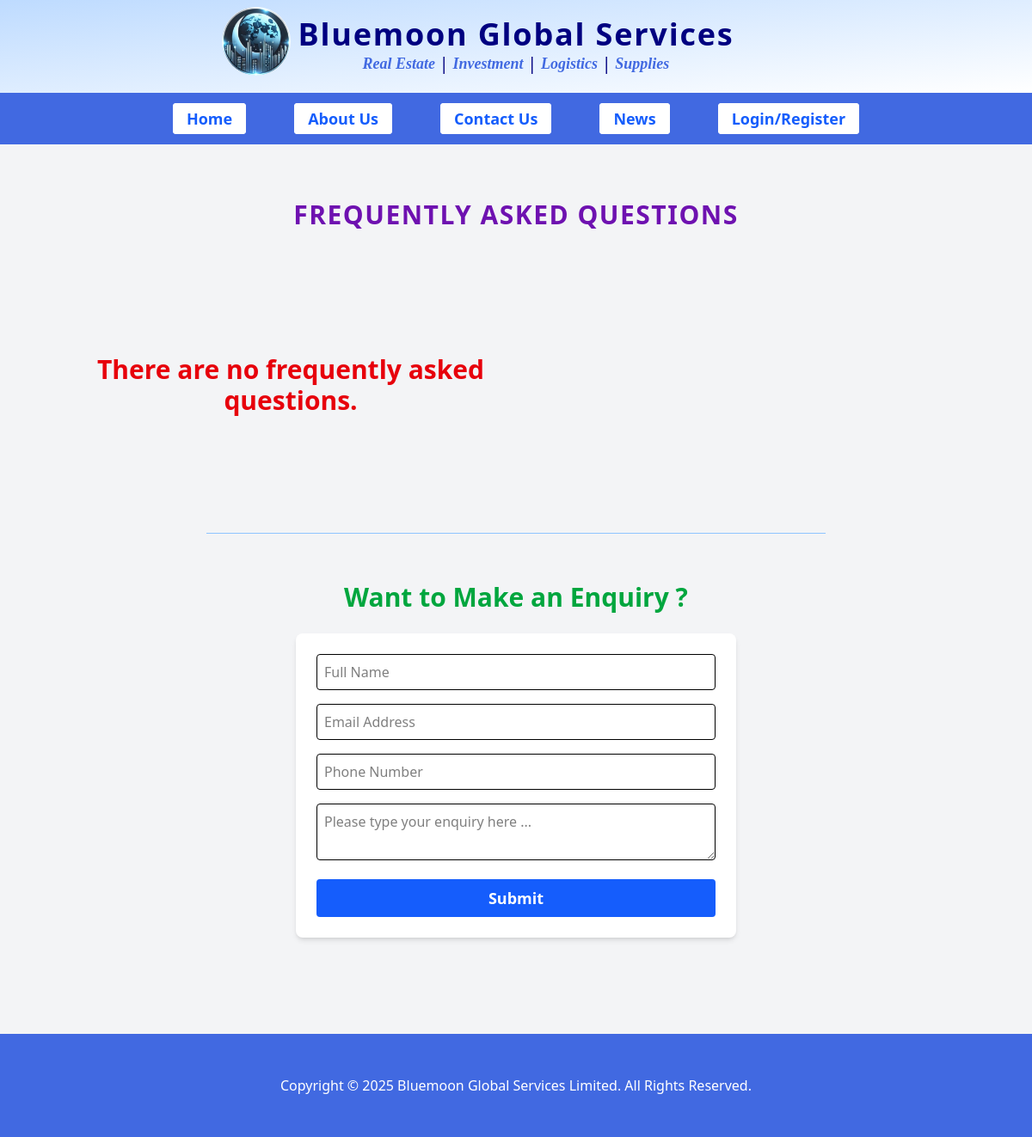
/faqs, run on an earlier commit of the app's database.
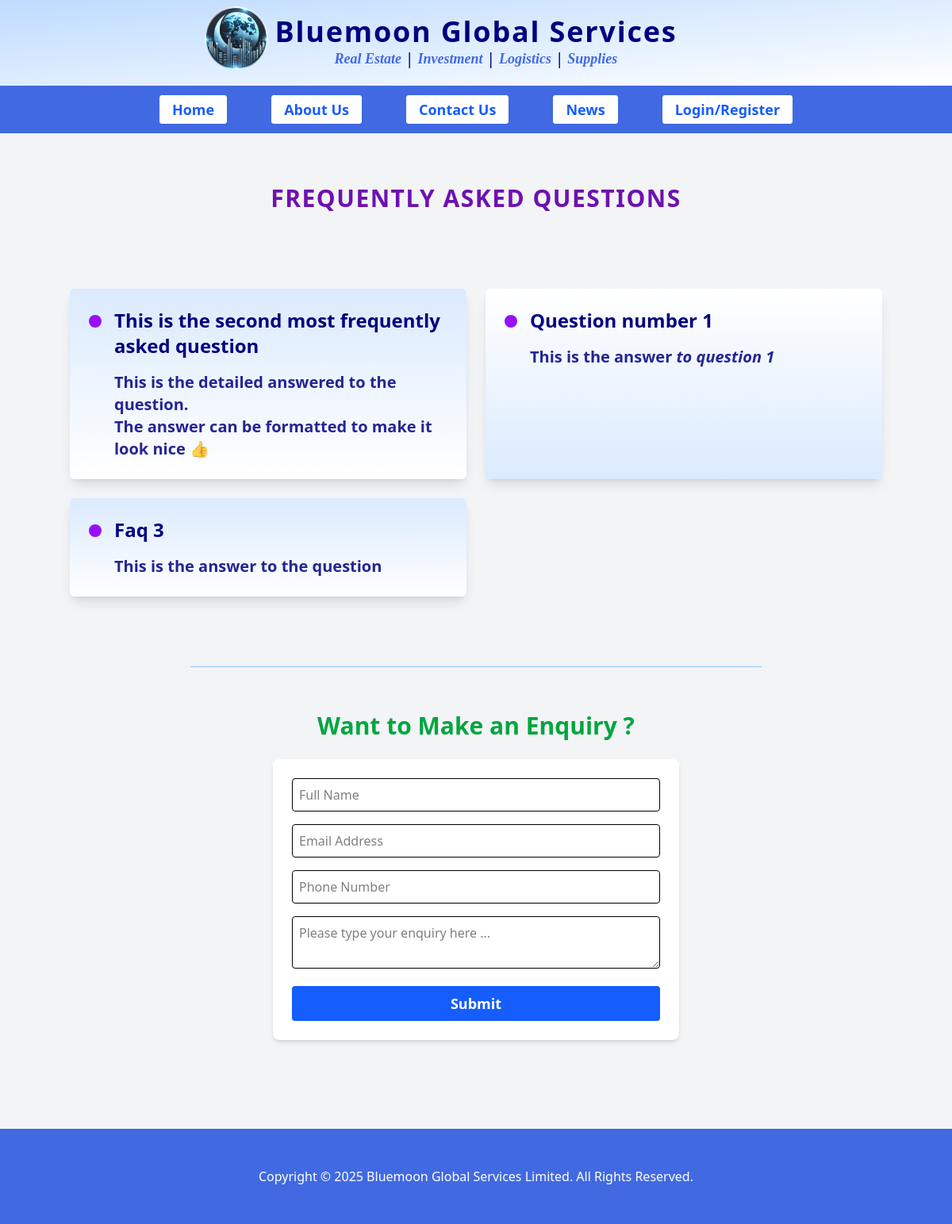
And on a later commit of the database.
### bmg/models.py (models this page shows)
class Faq(models.Model):
   question = models.TextField()
   answer = RichTextField()
   created_at = models.DateTimeField(auto_now_add=True)
   last_modified_at = models.DateTimeField(auto_now=True)
   added_by = models.ForeignKey(CustomUser, on_delete=models.SET_NULL, null=True, blank=True)
   position = models.IntegerField(default=10)
   class Meta:
       ordering = ["position", "-last_modified_at"]
       verbose_name = "FAQ"
       verbose_name_plural = "FAQs"

### bmg/views.py (the view)
# urls.py: path("faqs", views.faqs, name="faqs"),
def faqs(request):
    section = "faqs"
    faqs = Faq.objects.all()
    return render(request, "faqs.html", {"faqs":faqs, "section":section})

### theme/templates/faqs.html (shortened to what this page needs)
{% extends 'base2.html' %}
{% load static %}
{% block content %}
    <div class="">
        <p class="page-head-title">FREQUENTLY ASKED QUESTIONS</p>
    </div>
    <section class="container mx-auto py-8">
        <div class="grid lg:grid-cols-2 gap-6 font-semibold text-lg md:text-xl">
					{% for faq in faqs %}
            <div class="bg-gradient-to-b p-6 shadow-lg rounded-md flex space-x-4 {% cycle 'from-blue-100 to-white' 'from-white to-blue-100' %}">
							<div class="md:pt-1">
								<span class="inline-block h-3 w-3 md:h-4 md:w-4 {% cycle 'bg-purple-600' 'bg-purple-600' %} rounded-full"></span>
							</div>
							<div>
								<p class="font-bold pb-4 text-xl md:text-2xl text-navy">
								<span>{{faq.question}} </span>
								</p>
							<div class="font-semibold text-navy/85">
								{{ faq.answer|safe }}
							</div>
							</div>
						</div>
					{% empty %}
					<div class="text-2xl md:text-3xl font-black text-red-600 py-12 px-4 text-center">
						<div >
							<p>There are no frequently asked questions.</p>
						</div>
					</div>
					{% endfor %}
    		</div>
    </section>
{% endblock content %}

What changed in the data, as far as the page shows it:
added Faq: question "This is the second most frequently asked question", answer "This is the detailed answered to the question. The answer can be formatted to make it look nice 👍"
added Faq: question "Question number 1", answer "This is the answer to question 1"
added Faq: question "Faq 3", answer "This is the answer to the question"
Also different on the page:
text no longer shown: "There are no frequently asked questions."
